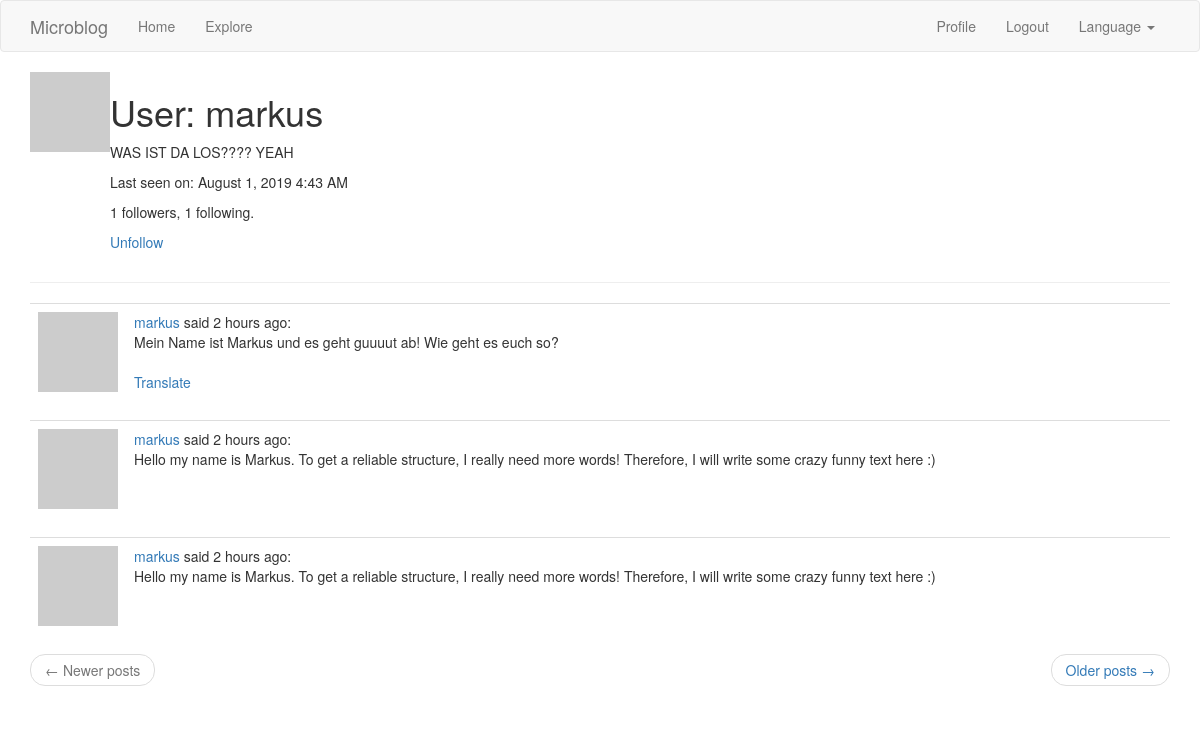
The app's page /user/markus (signed in) with its own data.
### models.py (models this page shows, shortened)
class User(UserMixin, db.Model):
    id = db.Column(db.Integer, primary_key=True)
    username = db.Column(db.String(64), index=True, unique=True)
    email = db.Column(db.String(120), index=True, unique=True)
    password_hash = db.Column(db.String(128))
    posts = db.relationship('Post', backref='author', lazy='dynamic')
    about_me = db.Column(db.String(140))
    last_seen = db.Column(db.DateTime, default=datetime.utcnow)
    followed = db.relationship(
        'User',
        secondary=followers,
        primaryjoin=(followers.c.follower_id == id),
        secondaryjoin=(followers.c.followed_id == id),
        backref=db.backref('followers', lazy='dynamic'),
        lazy='dynamic'
        )
    def avatar(self, size):
        digest = md5(self.email.lower().encode('utf-8')).hexdigest()
        return 'https://www.gravatar.com/avatar/{}?d=identicon&s={}'.format(digest, size)
    def is_following(self, user):
        return self.followed.filter(followers.c.followed_id == user.id).count() > 0

class Post(db.Model):
    id = db.Column(db.Integer, primary_key=True)
    body = db.Column(db.String(140))
    language = db.Column(db.String(5))
    timestamp = db.Column(db.DateTime, index=True, default=datetime.utcnow)
    user_id = db.Column(db.Integer, db.ForeignKey('user.id'))

### routes.py (the view)
@app.route('/user/<username>')
@login_required
def user(username):
    user = User.query.filter_by(username=username).first_or_404()
    page = request.args.get('page', 1, type=int)
    posts = user.posts.order_by(Post.timestamp.desc()).paginate(
        page,
        app.config['POSTS_PER_PAGE'],
        False
        )
    if posts.has_next:
        next_url = url_for('user', username=user.username, page=posts.next_num)
    else:
        next_url = None
    if posts.has_prev:
        prev_url = url_for('user', username=user.username, page=posts.prev_num)
    else:
        prev_url = None
    return render_template('user.html', user=user, posts=posts.items, next_url=next_url, prev_url=prev_url)

### models.py (called while the page is built)
@login.user_loader
def load_user(this_id):
    return User.query.get(int(this_id))

### routes.py (called while the page is built)
@app.before_request
def before_request():
    if current_user.is_authenticated:
        current_user.last_seen = datetime.utcnow()
        db.session.commit()
    g.locale = str(get_locale())

### templates/user.html
{% extends "base.html" %}
{% block app_content %}
    <table>
        <tr valign="top">
            <td><img src="{{ user.avatar(128) }}"></td>
            <td>
                <h1>{{ _('User') }}: {{ user.username }}</h1>
                {% if user.about_me %}
                    <p>
                        {{ user.about_me }}
                    </p>
                {% endif %}
                {% if user.last_seen %}
                    <p>
                        {{ _('Last seen on') }}: {{ moment(user.last_seen).format('LLL') }}
                    </p>
                {% endif %}
                <p>{{ user.followers.count() }} {{ _('followers') }}, {{ user.followed.count() }} {{ _('following') }}.</p>
                {% if user == current_user %}
                <p><a href="{{ url_for('edit_profile') }}">{{ _('Edit your profile') }}</a></p>
                {% elif not current_user.is_following(user) %}
                <p><a href="{{ url_for('follow', username=user.username) }}">{{ _('Follow') }}</a></p>
                {% else %}
                <p><a href="{{ url_for('unfollow', username=user.username) }}">{{ _('Unfollow') }}</a></p>
                {% endif %}
            </td>
        </tr>
    </table>
    <hr>
    {% for post in posts %}
        {% include '_post.html' %}
    {% endfor %}
    <nav aria-label="...">
        <ul class="pager">
            <li class="previous{% if not prev_url %} disabled{% endif %}">
                <a href="{{ prev_url or '#' }}">
                    <span aria-hidden="true">&larr;</span> {{ _('Newer posts') }}
                </a>
            </li>
            <li class="next{% if not next_url %} disabled{% endif %}">
                <a href="{{ next_url or '#' }}">
                    {{ _('Older posts') }} <span aria-hidden="true">&rarr;</span>
                </a>
            </li>
        </ul>
    </nav>
{% endblock %}

### templates/_post.html (shortened to what this page needs)
<table class="table table-hover">
    <tr>
        <td width="70px">
            <a href="{{ url_for('user', username=post.author.username) }}">
                <img src="{{ post.author.avatar(70) }}" />
            </a>
        </td>
        <td>
            {{ _('%(username)s said %(when)s', username=user_link, when=moment(post.timestamp).fromNow()) }}:
            <br>
            <span id="post{{ post.id }}">{{ post.body }}</span>
            {% if post.language and post.language != g.locale %}
            <br><br>
            <span id="translation{{ post.id }}">
                <a href="javascript:translate(
                    '#post{{ post.id }}',
                    '#translation{{ post.id }}',
                    '{{ post.language }}',
                    '{{ g.locale }}');">{{ _('Translate') }}</a>
            </span>
            {% endif %}
        </td>
    </tr>
</table>

### records on screen
User: username "markus", about_me "WAS IST DA LOS???? YEAH", last_seen "August 1, 2019 4:43 AM"
Post: body "Mein Name ist Markus und es geht guuuut ab! Wie geht es euch so?"
Post: body "Hello my name is Markus. To get a reliable structure, I really need more words! Therefore, I will write some crazy funny text here :)"
Post: body "Hello my name is Markus. To get a reliable structure, I really need more words! Therefore, I will write some crazy funny text here :)"

### other values on screen
{{ user.followers.count() }} "1"
{{ user.followed.count() }} "1"
